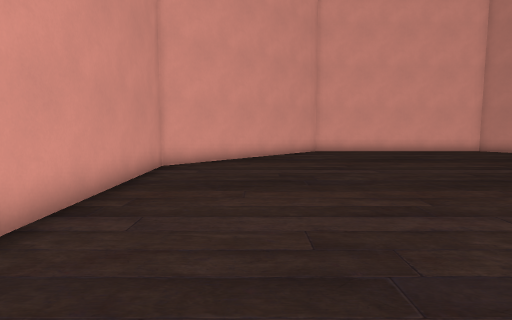
[1] (above)

12 first-person views from a walk through a level from a Godot 3-D game. The camera is 1.3 m above the floor, tilts 6° down and sees 75° across. The floor is counted in squares, 1 m on a side. Each view is taken from the middle of a square. On the plan, view 1 faces up. The plan holds only what a view shows up to about 14 squares ahead; the rest is blank. The place goes on beyond the plan.

[2]
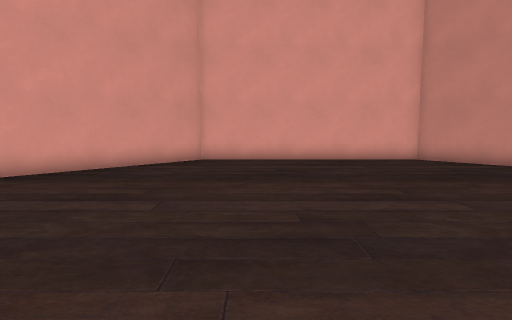

[3]
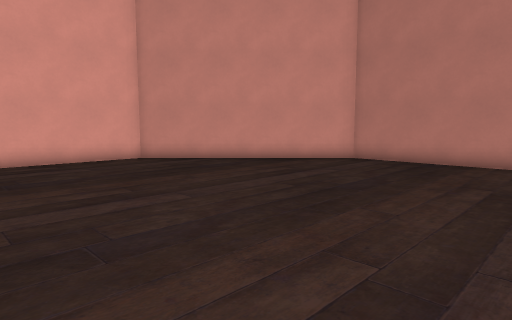

[4]
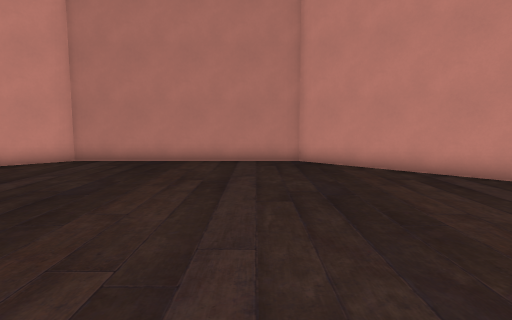

[5]
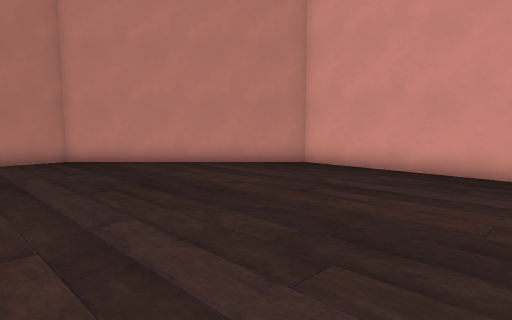

[6]
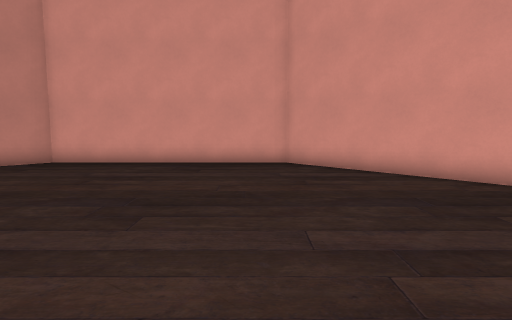

[7]
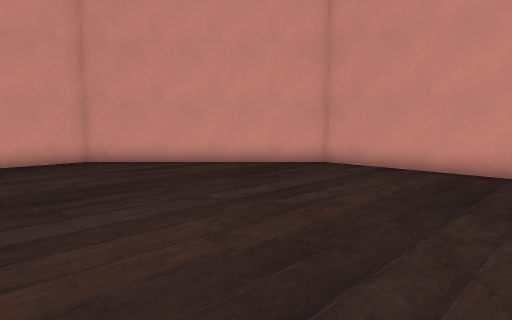

[8]
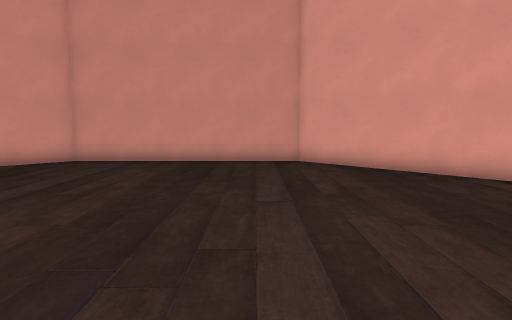

[9]
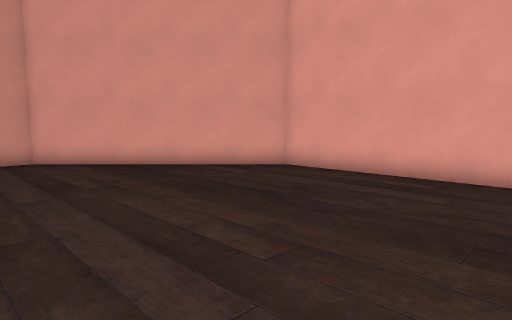

[10]
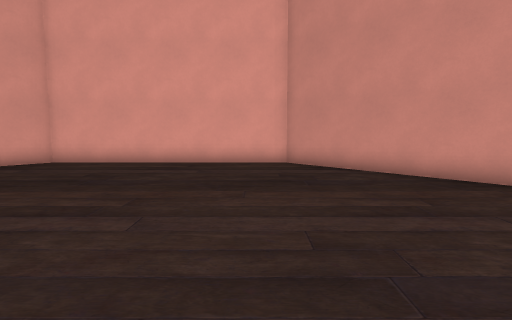

[11]
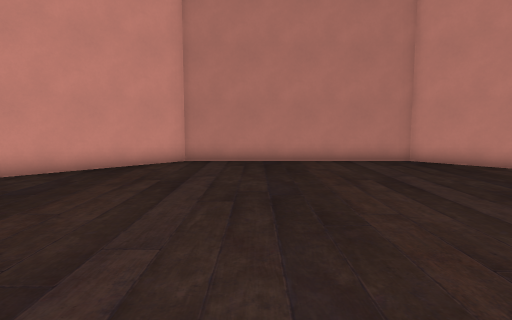

[12]
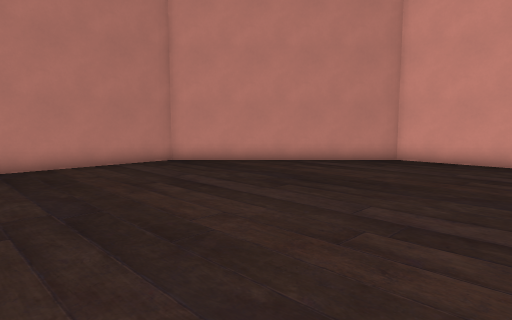

### Floor plan
Points are (right, up) in squares from view 1. A wall is a line through its corners. A room is listed if a view was taken in it or the views show most of it. See-through windows are left out.
Room 1 (views 1, 2, 3, 4, 5, 6, 7, 8, 9, 10, 11, 12)
walls: (2.9, 16.5) (-3, 10.6) (-3, 2.4) (2.9, -3.5) (11.1, -3.5) (17, 2.4) (17, 10.6) (11.1, 16.5) (2.9, 16.5)

Positions as (right, up) in squares from view 1, and headings:
1: (0, 0), facing up
2: (5, 4), facing up
3: (5, 4), facing up-right
4: (5, 4), facing right
5: (4, 6), facing down-right
6: (4, 8), facing down
7: (7, 9), facing down-left
8: (9, 9), facing left
9: (10, 8), facing up-left
10: (10, 5), facing up
11: (5, 8), facing right
12: (6, 9), facing down-right
